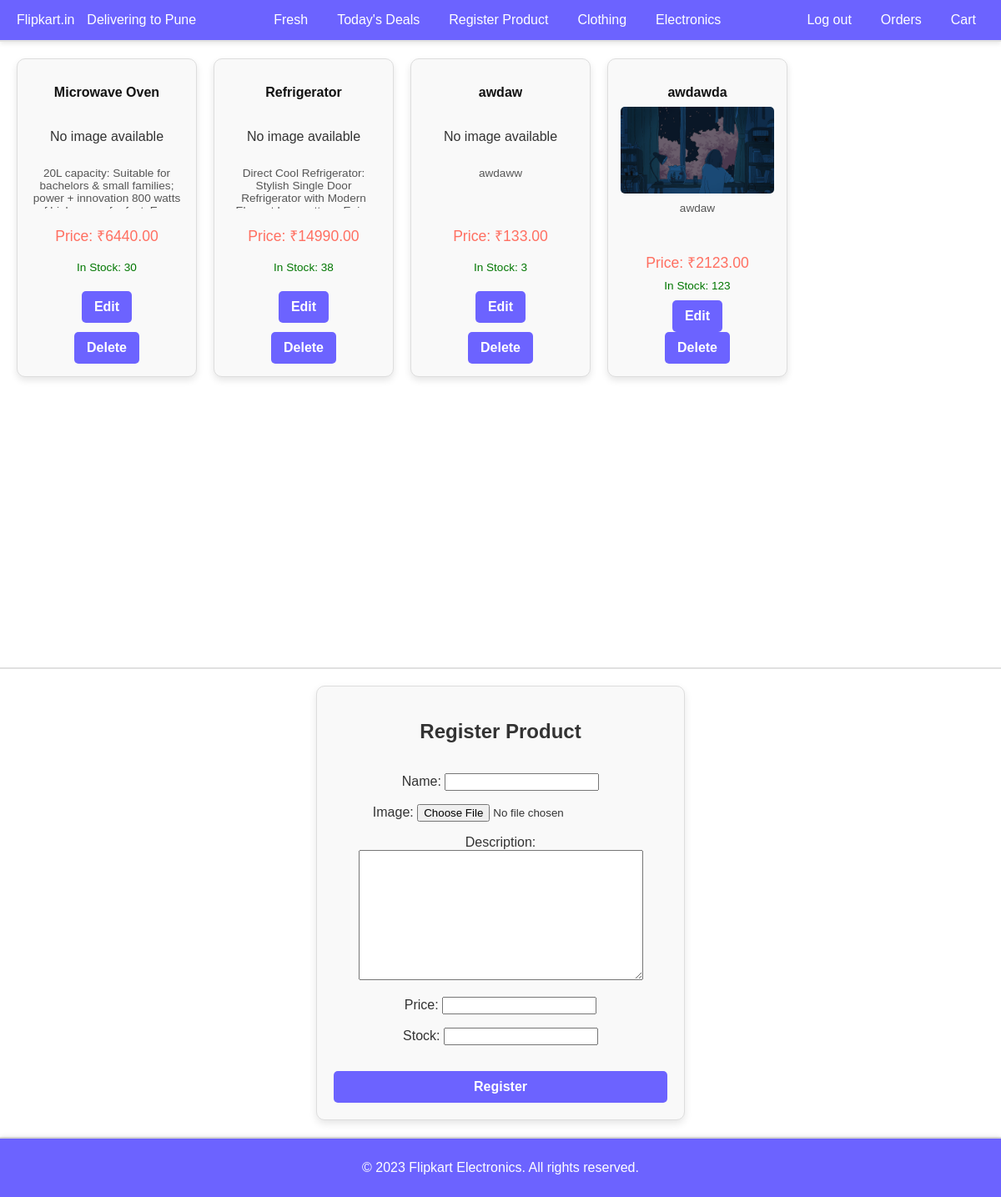
The app's page / (signed in) with its own data.
### Electronics/models.py (models this page shows, shortened)
class Product(models.Model):
    name = models.CharField(max_length=255, null=True, blank=True)
    image = models.ImageField(upload_to='images/', null=True, blank=True)
    description = models.TextField(null=True, blank=True)
    price = models.DecimalField(max_digits=10, decimal_places=2, null=True, blank=True)
    stock = models.IntegerField(null=True, blank=True)

### Electronics/views.py (the view)
# urls.py: path('', views.home, name='home'),  # Register the home view with the name 'home'
@login_required(login_url='login')  # Use the LOGIN_URL setting from settings.py
def home(request):
    prod = Product.objects.all()  # Fetch all products from the database
    fm = ProductForm()
    if request.method == 'POST':
        fm = ProductForm(request.POST, request.FILES)  # Bind the form with POST data and files
        if fm.is_valid():  # Validate the form data
            fm.save()
            return redirect('home')
    else:
        fm = ProductForm()
    return render(request, 'Electronics/home.html', {'prod': prod, 'fm': fm})  # Render the home.html template with the products context

### Electronics/forms.py
class ProductForm(forms.ModelForm):
    class Meta:
        model = Product
        fields = '__all__'

### Electronics/templates/Electronics/home.html (shortened to what this page needs)
<!DOCTYPE html>
<html lang="en">
<head>
  {% load static %}
  <link rel="stylesheet" href="{% static 'Electronics/styles.css' %}">
  <link rel="stylesheet" href="{% static 'Electronics/card.css' %}">
  <link rel="stylesheet" href="{% static 'Electronics/forms.css' %}">
</head>
<body>
  <div class="page-container">
    <header class="navbar">
      <div class="navbar-left">
        <div class="logo">Flipkart.in</div>
        <div class="location">Delivering to Pune</div>
      </div>
      <nav class="navbar-menu">
        <a href="#">Fresh</a>
        <a href="#">Today's Deals</a>
        <a href="#">Register Product</a>
        <a href="{% url 'Clothing:home' %}">Clothing</a>
                <a href="{% url 'Electronics:home' %}">Electronics</a>
      </nav>
      <div class="navbar-right">
        <a href="{% url 'logout' %}">Log out</a>
        <a href="#">Orders</a>
        <a href="#">Cart</a>
      </div>
    </header>
    <div class="divider"></div>
    <main class="product-grid">
      {% for pro in prod %}
      <div class="product-card">
        <h3 class="product-name">{{ pro.name }}</h3>
        {% if pro.image %}
        <img src="{{ pro.image.url }}" alt="{{ pro.name }}">
        {% else %}
        <p>No image available</p>
        {% endif %}
        <div class="product-description">{{ pro.description }}</div>
        <div class="product-price">Price: ₹{{ pro.price }}</div>
        <div class="delivery-info">
          {% if pro.stock > 0 %}
          In Stock: {{ pro.stock }}
          {% else %}
          Out of Stock
          {% endif %}
        </div>
        <a href="{% url 'Electronics:edit_product' pro.id %}" class="edit-button">Edit</a>
        <a href="{% url 'Electronics:delete_product' pro.id %}" class="edit-button delete-button">Delete</a>
      </div>
      {% endfor %}
    </main>
  </div>
   <div class="divider"></div>
  <section class="form-card">
    <h2>Register Product</h2>
    <form method="post" enctype="multipart/form-data">
      <div>
        {{ fm.as_p }}
      </div>
      <button type="submit" class="edit-button">Register</button>
    </form>
  </section>
  <div class="divider"></div>
  <footer class="footer">
    <p>&copy; 2023 Flipkart Electronics. All rights reserved.</p>
  </footer>
</body>
</html>

### Electronics/static/Electronics/styles.css (style rules this page uses)
body { font-family: 'Arial', sans-serif; background-color: #ffffff; color: #333; margin: 0; padding: 0; }
a { text-decoration: none; color: inherit; }
.navbar { background-color: #6c63ff; color: #fff; padding: 15px 20px; display: flex; justify-content: space-between; align-items: center; box-shadow: 0 4px 6px rgba(0, 0, 0, 0.1); }
.navbar a { color: #fff; text-decoration: none; margin: 0 10px; font-size: 1rem; }
.divider { height: 2px; background-color: #e0e0e0; margin: 0; }
.navbar-left, .navbar-menu, .navbar-right { display: flex; align-items: center; gap: 15px; }
.navbar-menu { flex-grow: 1; justify-content: center; }
.navbar-right { justify-content: flex-end; }
.edit-button { display: inline-block; background-color: #1e88e5; border: 1px solid #1565c0; color: #fff; font-weight: bold; font-size: 1rem; padding: 10px 20px; border-radius: 4px; cursor: pointer; transition: background-color 0.3s ease; text-align: center; }
.delete-button { background-color: #0d47a1; border: 1px solid #0b3d91; color: #fff; }
.page-container { display: flex; flex-direction: column; min-height: 100vh; }
.product-grid, .form-card { flex: 1; }
.footer { background-color: #6c63ff; color: #fff; text-align: center; padding: 10px 0; width: 100%; box-shadow: 0 -2px 6px rgba(0, 0, 0, 0.1); }

### Electronics/static/Electronics/card.css (style rules this page uses)
.product-grid { display: grid; grid-template-columns: repeat(5, 1fr); gap: 20px; padding: 20px; }
.product-card { background: #f9f9f9; border: 1px solid #ddd; border-radius: 10px; padding: 15px; display: flex; flex-direction: column; justify-content: space-between; align-items: center; text-align: center; height: 350px; box-shadow: 0 4px 8px rgba(0, 0, 0, 0.1); overflow: hidden; }
.product-card img { max-width: 100%; max-height: 150px; object-fit: contain; margin-bottom: 10px; }
.product-name { font-size: 1rem; font-weight: bold; margin-bottom: 8px; color: #111; white-space: nowrap; overflow: hidden; text-overflow: ellipsis; }
.product-description { font-size: 0.85rem; color: #555; margin-bottom: 10px; height: 50px; overflow-y: auto; }
.product-price { font-size: 1.1rem; color: #ff6f61; margin-bottom: 8px; }
.delivery-info { font-size: 0.85rem; color: #007600; margin-bottom: 10px; }
.edit-button { background-color: #6c63ff; color: #fff; border: none; padding: 10px 15px; border-radius: 5px; cursor: pointer; transition: background-color 0.3s ease; }

### Electronics/static/Electronics/forms.css (style rules this page uses)
.form-card { background: #f9f9f9; border: 1px solid #ddd; border-radius: 10px; padding: 20px; width: 400px; text-align: center; box-shadow: 0 4px 10px rgba(0, 0, 0, 0.1); margin: 20px auto; overflow: hidden; }
.form-card h2 { font-size: 1.5rem; margin-bottom: 20px; color: #333; }
.form-card form { display: flex; flex-direction: column; gap: 15px; }
.form-card button { background-color: #6c63ff; color: #fff; border: none; padding: 10px 15px; border-radius: 5px; cursor: pointer; transition: background-color 0.3s ease; }
.product-card img { max-width: 100%; max-height: 150px; object-fit: contain; margin-bottom: 10px; border-radius: 5px; }

### records on screen
Product: name "Microwave Oven", shows "No image available", description "20L capacity: Suitable for bachelors & small families; power + innovation 800 watts…", price "6440.00", stock "30"
Product: name "Refrigerator", shows "No image available", description "Direct Cool Refrigerator: Stylish Single Door Refrigerator with Modern…", price "14990.00", stock "38"
Product: name "awdaw", shows "No image available", description "awdaww", price "133.00", stock "3"
Product: name "awdawda", image (picture), description "awdaw", price "2123.00", stock "123"
